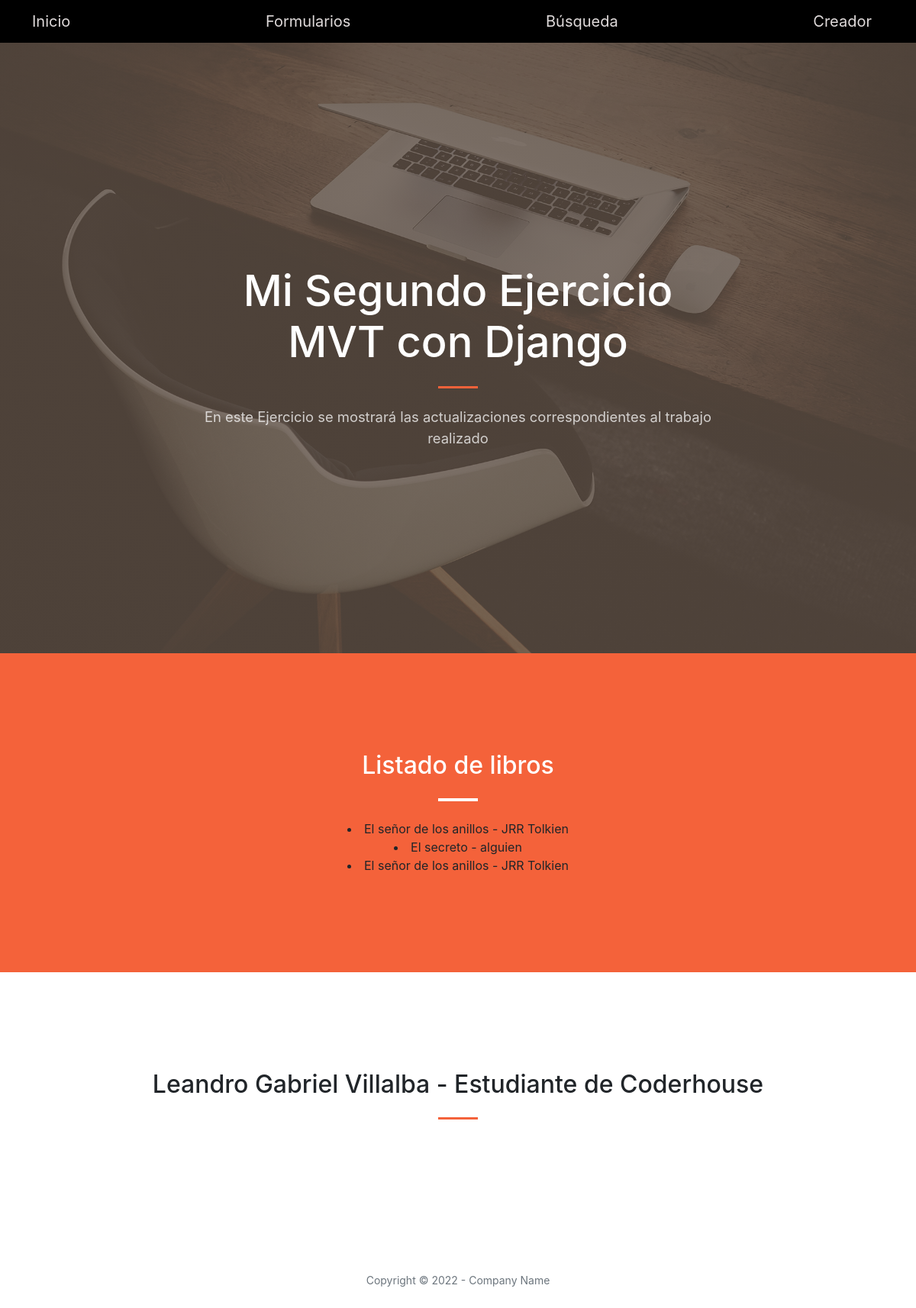
Page /app-biblioteca/vista-libros/ on the committed database.
### AppIntermedio/models.py (models this page shows, shortened)
class Libro(models.Model):
    titulo = models.CharField(max_length=50)
    sinopsis = models.CharField(max_length=100)
    autor = models.CharField(max_length=50)
    codigo_libro = models.IntegerField(null = True)

### AppIntermedio/views.py (the view)
# urls.py: path('vista-libros/', libros, name='ListadoLibros'),
def libros(request):
    libro = Libro.objects.all()
    return render(request, 'listado_libros.html',{'lista_libros': libro})

### AppIntermedio/templates/listado_libros.html
{% extends 'padre.html' %}
{% block Biblioteca %}
<section class="page-section bg-primary" id="ListadoLibros">
    <div class="container px-4 px-lg-5">
        <div class="row gx-4 gx-lg-5 justify-content-center">
            <div class="col-lg-8 text-center">
                <h2 class="text-white mt-0">Listado de libros</h2>
                <hr class="divider divider-light" />
                {% for libro in lista_libros %}
                <li>{{libro.titulo}} - {{libro.autor}}</li>
                {% endfor %}
            </div>
        </div>
    </div>
</section>
{% endblock Biblioteca %}

### rows in the picture
Libro: titulo "El señor de los anillos", autor "JRR Tolkien"
Libro: titulo "El secreto", autor "alguien"
Libro: titulo "El señor de los anillos", autor "JRR Tolkien"
